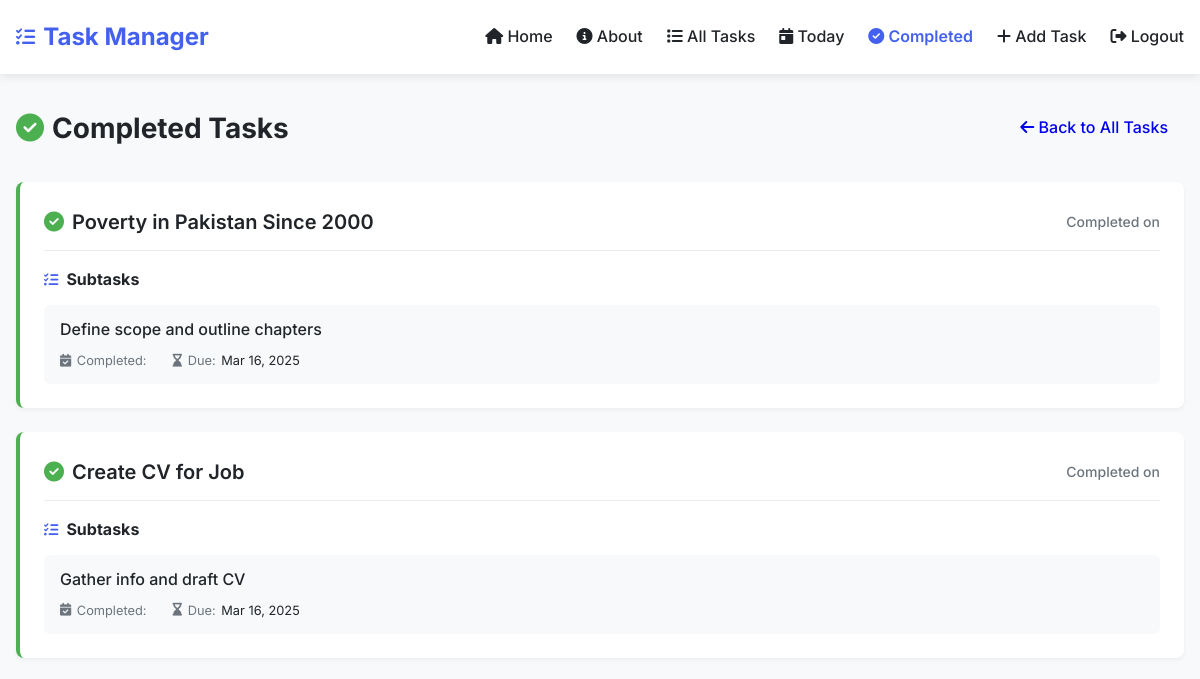
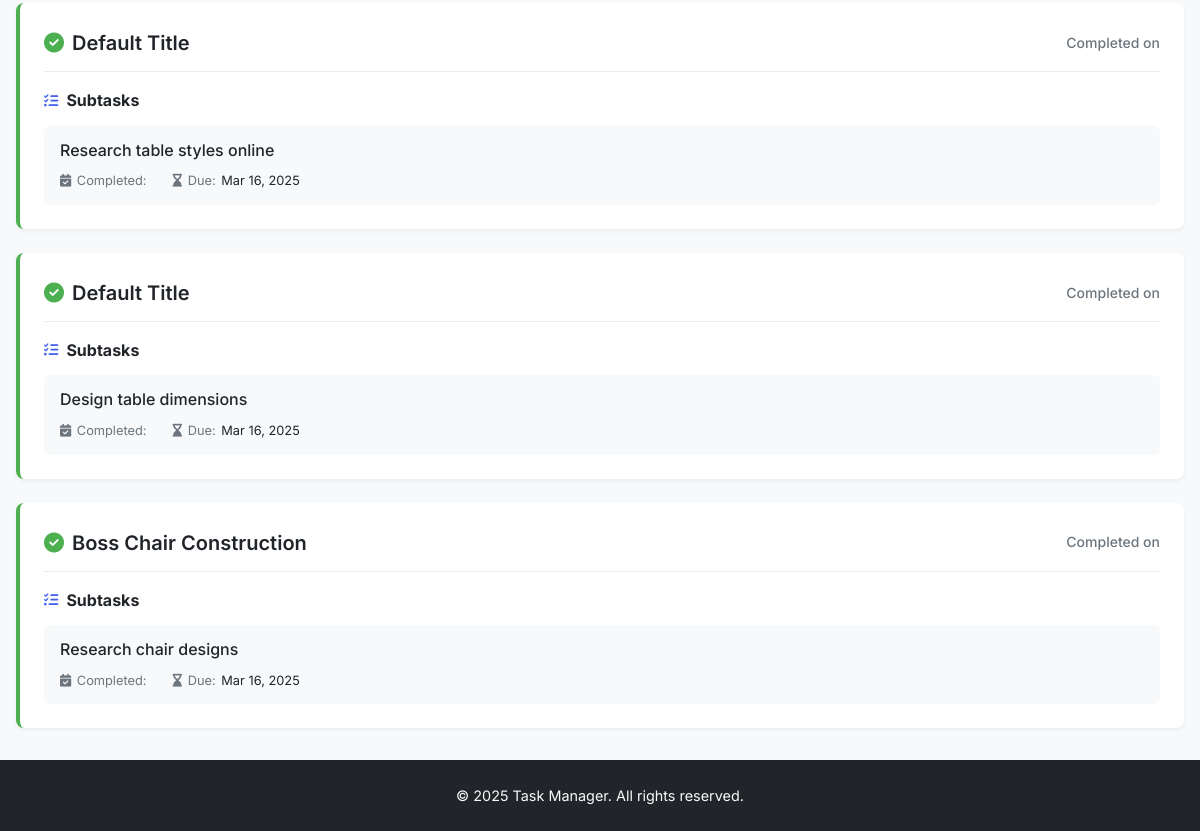
Page /completed_tasks/ (signed in) on the earlier database version (2 pictures, top to bottom).
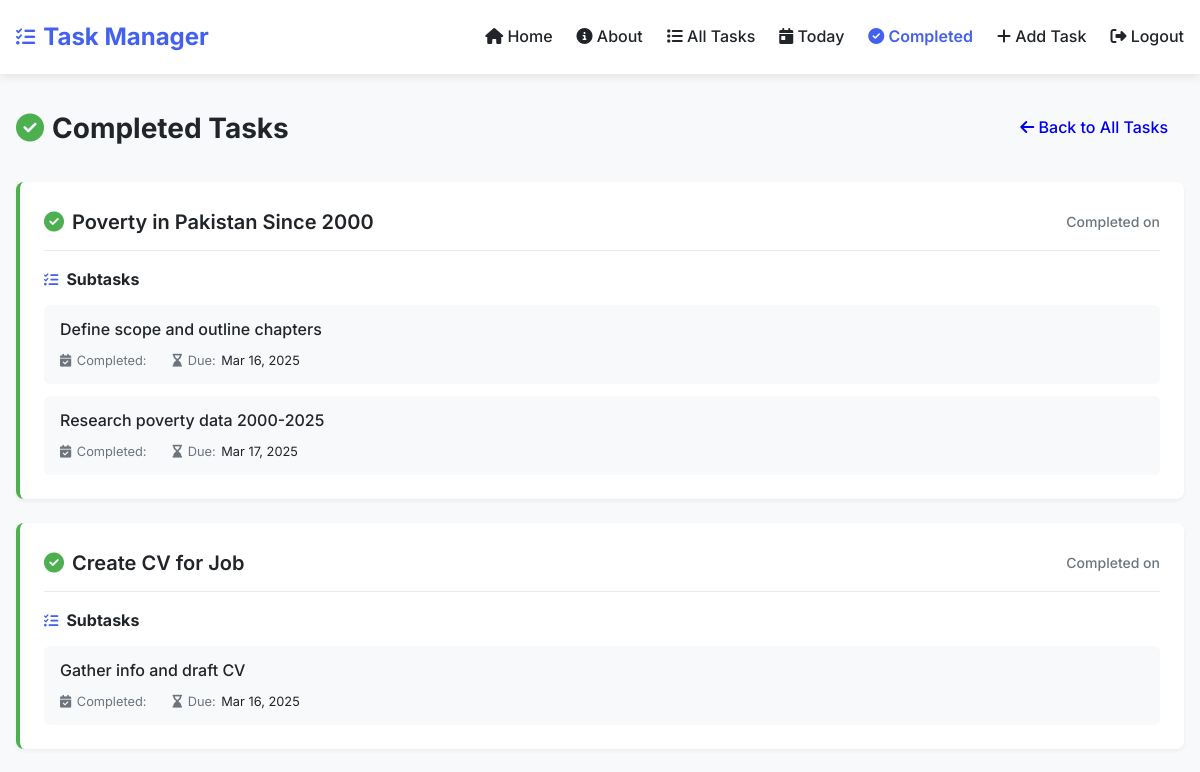
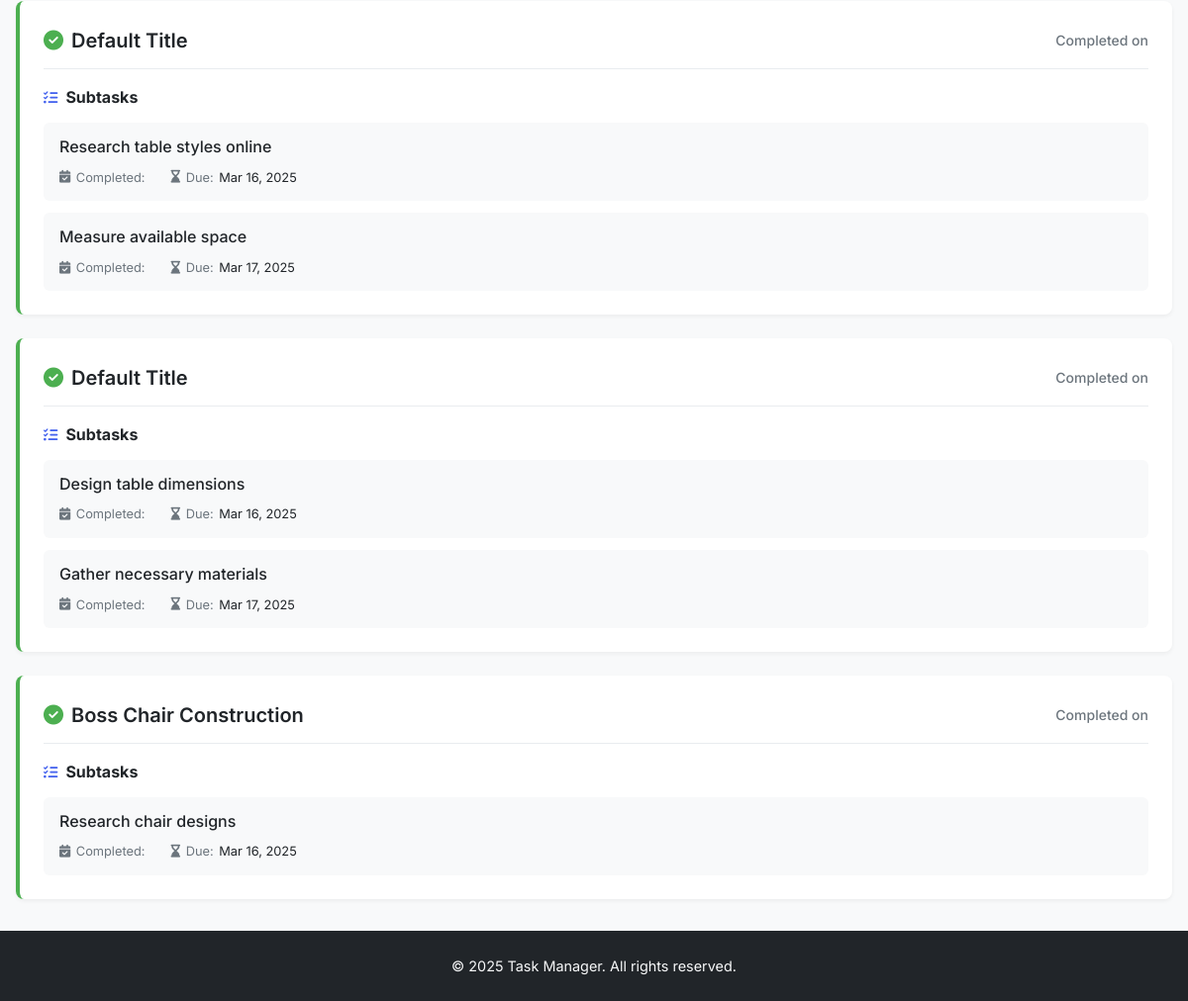
Same page on the later database version (2 pictures, top to bottom).
### task_manager/models.py (models this page shows, shortened)
class Task(models.Model):
    description = models.TextField()
    title = models.CharField(max_length=200, blank=True, null=True)  # Add title field
    start_date = models.DateField()
    due_date = models.DateField()
    priority = models.CharField(max_length=10, choices=[
        ('High', 'High'),
        ('Medium', 'Medium'),
        ('Low', 'Low'),
    ])
    completed = models.BooleanField(default=False)

class Subtask(models.Model):
    task = models.ForeignKey(Task, on_delete=models.CASCADE)
    description = models.TextField()
    due_date = models.DateField()
    completed = models.BooleanField(default=False)

### task_manager/views.py (the view)
# urls.py: path("completed_tasks/", views.completed_tasks, name="completed_tasks"),
@login_required
def completed_tasks(request):
    completed_subtasks = Subtask.objects.filter(completed=True)
    completed_tasks_list = []
    for subtask in completed_subtasks:
        if subtask.task not in [item['task'] for item in completed_tasks_list]:
            completed_tasks_list.append({'task': subtask.task, 'subtasks': [subtask]})
        else:
            for item in completed_tasks_list:
                if item['task'] == subtask.task:
                    item['subtasks'].append(subtask)
                    break
    return render(request, 'completed_tasks.html', {'completed_tasks': completed_tasks_list})

### task_manager/templates/completed_tasks.html (shortened to what this page needs)
{% extends 'base.html' %}
{% block content %}
<div class="page-header">
    <div class="page-header-content">
        <h2 class="page-title">
            <i class="fas fa-check-circle"></i> Completed Tasks
        </h2>
        <div class="page-actions">
            <a href="{% url 'all_tasks' %}" class="btn btn-secondary">
                <i class="fas fa-arrow-left"></i> Back to All Tasks
            </a>
        </div>
    </div>
</div>
{% if completed_tasks %}
    <div class="completed-tasks-list">
        {% for item in completed_tasks %}
            <div class="completed-task-card">
                <div class="completed-task-header">
                    <h3 class="completed-task-title">
                        <i class="fas fa-check-circle completed-icon"></i>
                        {{ item.task.title }}
                    </h3>
                    <span class="completed-date">
                        Completed on {{ item.task.completed_date|date:"M d, Y" }}
                    </span>
                </div>
                {% if item.subtasks %}
                    <div class="subtasks-list">
                        <h4 class="subtasks-heading">
                            <i class="fas fa-tasks"></i> Subtasks
                        </h4>
                        <ul class="subtasks">
                            {% for subtask in item.subtasks %}
                                <li class="subtask-item">
                                    <div class="subtask-content">
                                        <span class="subtask-description">{{ subtask.description }}</span>
                                        <span class="subtask-meta">
                                            <i class="fas fa-calendar-check"></i> Completed:
                                        </span>
                                        <span class="subtask-meta">
                                            <i class="fas fa-hourglass-end"></i> Due:
                                            <span class="subtask-date">{{ subtask.due_date|date:"M d, Y" }}</span>
                                        </span>
                                    </div>
                                </li>
                            {% endfor %}
                        </ul>
                    </div>
                {% endif %}
            </div>
        {% endfor %}
    </div>
{% endif %}
{% endblock %}

Differences in the rows shown:
changed Task "Poverty in Pakistan Since 2000": gains Subtask (description "Research poverty data 2000-2025", due_date "Mar 17, 2025")
changed Task (number 3 of 5 on the later page): gains Subtask (description "Measure available space", due_date "Mar 17, 2025")
changed Task (number 4 of 5 on the later page): gains Subtask (description "Gather necessary materials", due_date "Mar 17, 2025")
